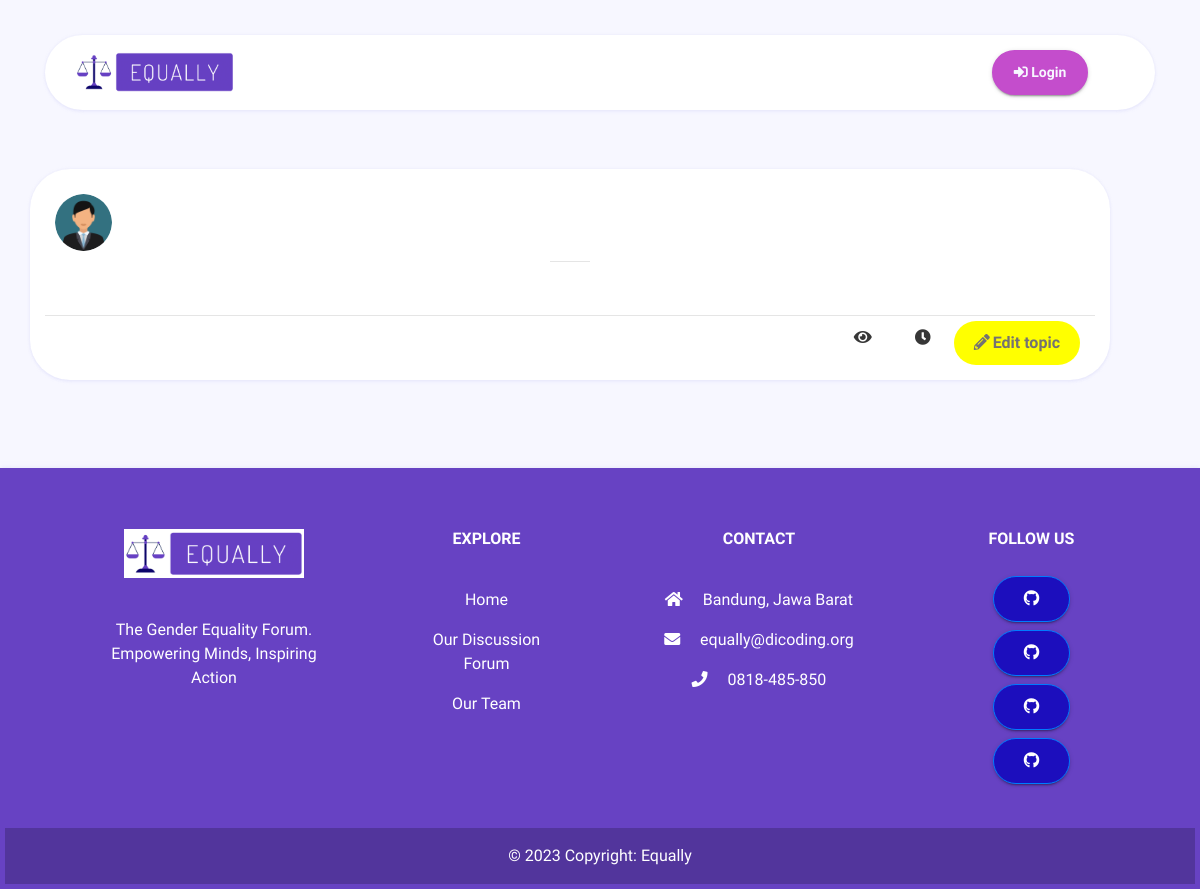
/topic/topic-9, run on an earlier commit of the app's database.
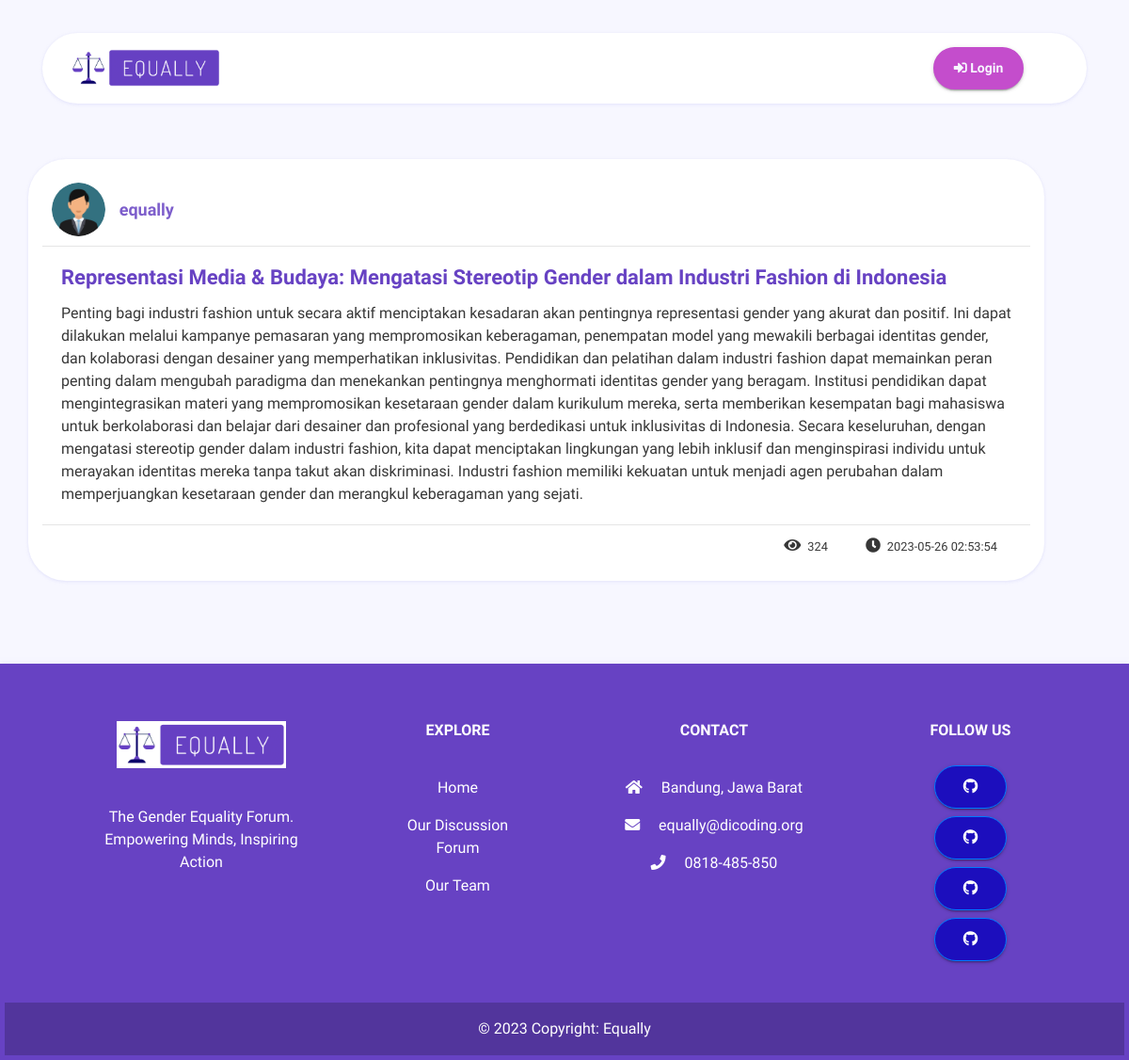
And on a later commit of the database.
### tables this page shows
CREATE TABLE `equally_topics` (
  `id` int(11) NOT NULL,
  `title` varchar(225) DEFAULT NULL,
  `description` text DEFAULT NULL,
  `url` varchar(225) NOT NULL,
  `user_id` int(11) DEFAULT NULL,
  `date_post` datetime DEFAULT current_timestamp(),
  `count` int(11) NOT NULL,
  `active` varchar(5) NOT NULL DEFAULT 'YES'
);

### application/views/template.php (called while the page is built, shortened)
<?php $this->load->view('template/header'); ?>
<?php $this->load->view($main_content); ?>
<?php $this->load->view('template/footer'); ?>

### application/controllers/Pages.php (called while the page is built, shortened)
<?php
class Pages extends CI_Controller {
	public function __construct(){
		$this->load->model('model_forum');
		$this->load->model('model_user');
    }
	public function single_topic($url){
		$id = $this->model_forum->topics_id($url);
		$this->post_id = $id;
		$this->model_forum->add_views_topic($this->post_id);
		$data['single'] = $this->user_topics($id);
		$uid = $this->session->userdata('uid');
		if($uid == $data['single']['user_id']){
			$data['edit'] = 1;
		}else{
			$data['edit'] = 0;
		}
		$data['main_content'] ='pages/topics_user';
		$this->load->view('template', $data);
	}
	public function user_topics($id){
		$this->load->model('model_user');
		$data = array();
		$output = $this->model_forum->user_topics($id);
		if(!empty($output)){
				$data['id'] = $output->id;
				$data['title'] = $output->title;
				$data['description'] = $output->description;
				$data['url'] = $output->url;
				$data['user_id'] = $output->user_id;
				$data['date_post'] = $output->date_post;
				$data['count'] = $output->count;
				$single = $this->model_user->single_user($output->user_id);
				$data['name'] = $single->name;
				$data['user_url'] = $single->url;
				return $data;
		}
	}
}

### index.php (called while the page is built, shortened)
<?php
require_once BASEPATH.'core/CodeIgniter.php';

### application/models/model_forum.php (called while the page is built, shortened)
<?php
class Model_forum extends CI_Model{
	public function add_views_topic($pid){
		$this->db->where('id', $pid);
		$this->db->set('count', 'count+1', FALSE);
		$this->db->update('topics');
	}
	public function user_topics($id){
		$this->db->where('id', $id);
		$output = $this->db->get('topics');
		if($r = $output->result()){
			foreach($r as $rr){
				return $rr;
			}
		}
	}
	public function topics_id($url){
		$output = $this->db->get_where('topics', array('url'=>$url));
		if($r = $output->result()){
			foreach($r as $rr){
				return $rr->id;
			}
		}
	}
}
?>

### application/models/model_user.php (called while the page is built, shortened)
<?php
class Model_user extends CI_Model{
	public function single_user($id){
		$this->db->where('id', $id);
		$output = $this->db->get('users');
		if($outp = $output->result()){
			foreach($outp as $op){
				return $op;
			}
		}
	}
}
?>

### application/views/pages/topics_user.php (the view, shortened to what this page needs)
<div class="body-content">
	<div class="container">
		<div class="row">
			<div>
				<div class="post-user bd-highlight row no-margin align-items-center">
					<div class="detail-user d-flex align-items-center">
						<div class="user-image">
							<img src="<?php echo base_url() ?>assets/images/dummy.png" alt="">
						</div>
						<div class="user-name w-100 ">
							<b>
								<?php echo $single['name'] ?>
							</b>
						</div>
					</div>
					<div class="post-detail post-detail-big-sing">
						<h2>
							<?php echo $single['title']; ?>
						</h2>
						<?php echo $single['description'] ?>
					</div>
					<div class="post-info-detail">
						<ul>
							<li>
								<i class="fas fa-eye"></i>
								<small><?php echo $single['count'] ?></small>
							</li>
							<li>
								<i class="fas fa-clock"></i>
								<small><?php echo $single['date_post'] ?> </small>
							</li>
							<?php if(!empty($edit)): ?>
							<li style="border-radius:40px;background-color:	yellow; margin-top:5px">
								<a href="<?php echo base_url() ?>topic/edit/<?php echo $single['id'] ?>">
									<i class="fas fa-pencil-alt"></i><b>Edit topic</b>
								</a>
							</li>
							<?php endif; ?>
						</ul>
					</div>
				</div>
				<br>
				<div>
					<div id="disqus_thread" style="padding:20px"></div>
				</div>
			</div>
		</div>
	</div>
</div>

### application/views/template/header.php (shortened to what this page needs)
<!doctype html>
<html lang="en" translate="yes">
<head>
	<link rel="stylesheet" href="https://cdn.jsdelivr.net/npm/bootstrap@4.4.1/dist/css/bootstrap.min.css">
	<link rel="stylesheet" href="https://use.fontawesome.com/releases/v5.0.7/css/all.css">
	<link rel="stylesheet" href="<?php echo base_url() ?>assets/css/style.css" />
</head>	<?php if (!empty($txt)) {
		echo $txt;
	} ?>
<body>
	<header id="navbar-head">
		<div class="container">
			<div class="row">
				<div class="col-lg-3 col-md-3 d-navmenu">
					<a href="<?php echo base_url() ?>">
						<img src="<?php echo base_url() ?>assets/images/logo.png?<?php echo date("Ymd"); ?>" style="max-width:160px" alt="Equality Forum">
					</a>
				</div>
				<div class="col-lg-5 col-md-3  sarch-box d-md-flex justify-content-center">
				</div>
				<div id="login" class="col-lg-4 col-md-5 d-none d-md-block center login-btns">
					<?php if (empty($this->single)) { ?>
						<button onclick="show_login()" type="button" class="btn btn-sm btn-info" id="btnLoginUser"><i class="fas fa-sign-in-alt"></i> Login</button>
				<?php	} ?>
				</div>
			</div>
		</div>
	</header>

### application/views/template/footer.php (shortened to what this page needs)
    <footer class="text-center text-lg-start text-white" style="background-color: #6742c3">
      <div class="container p-4 pb-0">
          <section class="">
            <div class="row">
                <div class="col-md-3 col-lg-3 col-xl-3 mx-auto mt-3">
                  <h6 class="text-uppercase mb-4 font-weight-bold">
                      <img src="<?php echo base_url() ?>assets/images/logo.png?<?php echo date("Ymd"); ?>" style="width:180px" alt="Equality Forum">
                  </h6>
                  <p>
                      The Gender Equality Forum. Empowering Minds, Inspiring Action
                  </p>
                </div>
                <div class="col-md-2 col-lg-2 col-xl-2 mx-auto mt-3">
                  <h6 class="text-uppercase mb-4 font-weight-bold">Explore</h6>
                  <p>
                      <a class="text-white" href="#">Home</a>
                  </p>
                  <p>
                      <a class="text-white" href="#mainForum">Our Discussion Forum</a>
                  </p>
                  <p>
                      <a class="text-white" href="#equally-team">Our Team</a>
                  </p>
                </div>
                <div class="col-md-4 col-lg-3 col-xl-3 mx-auto mt-3">
                  <h6 class="text-uppercase mb-4 font-weight-bold">Contact</h6>
                  <p><i class="fas fa-home mr-3"></i> Bandung, Jawa Barat</p>
                  <p><i class="fas fa-envelope mr-3"></i> equally@dicoding.org</p>
                  <p><i class="fas fa-phone mr-3"></i> 0818-485-850</p>
                </div>
                <div class="col-md-3 col-lg-2 col-xl-2 mx-auto mt-3">
                  <h6 class="text-uppercase mb-4 font-weight-bold">Follow us</h6>
                  <a class="btn btn-primary btn-floating m-1" style="background-color: #1c0ebd" href="https://github.com/mrzkypryg" role="button"><i class="fab fa-github"></i></a>
                  <a class="btn btn-primary btn-floating m-1" style="background-color: #1c0ebd" href="https://github.com/sittisafiatun" role="button"><i class="fab fa-github"></i></a>
                  <a class="btn btn-primary btn-floating m-1" style="background-color: #1c0ebd" href="https://github.com/vegaputraa" role="button"><i class="fab fa-github"></i></a>
                  <a class="btn btn-primary btn-floating m-1" style="background-color: #1c0ebd" href="https://github.com/Kgustipartsani" role="button"><i class="fab fa-github"></i></a>
                </div>
            </div>
          </section>
      </div>
      <div class="text-center p-3" style="background-color: rgba(0, 0, 0, 0.2)">
          ©  Copyright:
          <a class="text-white" href="#">Equally</a>
      </div>
    </footer>
  </body>
</html>

### assets/css/style.css (style rules this page uses)
* { margin: 0px; padding: 0px; list-style: none; scroll-behavior: smooth; font-family: 'Dosis', sans-serif; }
img { max-width: 100%; }
a { text-decoration: none; outline: none; font-weight: 400; color: #747272; }
ul { margin-bottom: 0; padding-left: 0; }
.center { text-align: center; }
html, body { height: 100%; }
p { margin-bottom: 0px; width: 100%; }
.no-margin { margin: 0px; }
::placeholder { color: #747f8a !important; font-size: 13px; opacity: .5 !important; }
body { background-color: #f7f7ff !important; color: #373737; width: 100%; overflow-x: hidden; }
#btnLoginUser { margin-right: -13rem; }
.btn-info { font-weight: 900; background-color: #c44dcc; border: 2px solid #c44dcc; color: #f7f7ff; transition: .3s; }
.btn { box-shadow: 0 3px 1px -2px rgba(0, 0, 0, 0.2), 0 2px 2px 0 rgba(0, 0, 0, 0.14), 0 1px 5px 0 rgba(0, 0, 0, 0.12); border-radius: 2px; border-radius: 30px; padding: 10px 30px; }
header { margin: 35px; margin-right: 45px; margin-left: 45px; border-radius: 45px; padding: 15px; background-color: #FFF; box-shadow: 0 2px 3px 0 rgba(218, 218, 253, 0.35), 0 0px 3px 0 rgba(206, 206, 238, 0.35); }
@media screen and (max-width: 1200px) { #btnLoginUser { margin-right: -10rem; } }
header .login-btns .btn { padding: 10px; padding-left: 20px; padding-right: 20px; margin-right: 10px; border-radius: 40px; }
.body-content { padding: 22px 0px; }
@media screen and (max-width: 1200px) { .body-content { padding: 24px; } }
footer { background-color: #FFF; box-shadow: 0 2px 6px 0 rgba(218, 218, 253, 0.65), 0 2px 6px 0 rgba(206, 206, 238, 0.54); padding: 5px; }
footer img { width: 81px; }
footer p { padding-top: 16px; }
.post-user { background-color: #FFF; border-radius: 40px; padding: 15px; width: 90vw; justify-content: center; box-shadow: 0 2px 3px 0 rgba(218, 218, 253, 0.35), 0 0px 3px 0 rgba(206, 206, 238, 0.35); }
.post-user .detail-user { width: 100%; padding: 10px; }
.post-user .detail-user .user-image img { border-radius: 50px; width: 60px; }
.post-user .detail-user .user-name { padding-left: 15px; }
.post-user .detail-user .user-name b { color: #6742c3; font-size: 18px; font-weight: 800; opacity: 85%; }
.post-user .post-detail { border-top: 1px solid #E5E5E5; padding: 20px; }
.post-user .post-detail h2 { font-size: 22px; font-weight: 600; color: #6742c3; margin-bottom: 13px; }
.post-user .post-info-detail { width: 100%; border-top: 1px solid #E5E5E5; }
.post-user .post-info-detail ul { float: right; margin-right: 15px; }
.post-user .post-info-detail ul li { float: left; padding: 10px 20px; }
.post-user .post-info-detail ul li i { margin-right: 3px; }
@media screen and (min-width: 768px) { section { padding: 1em 7.5em; } }
@media screen and (min-width: 992px) { section { padding: 1em; } }

What changed in the data, as far as the page shows it:
added equally_topics: title "Representasi Media & Budaya: Mengatasi Stereotip Gender dalam Industri Fashion di Indonesia", description "Penting bagi industri fashion untuk secara aktif menciptakan kesadaran akan pentingnya representasi gender yang akurat dan positif. Ini dapat dilakukan melalui kampanye pemasaran yang mempromosikan keberagaman, penempatan model yang mewakili berbagai identitas gender, dan kolaborasi dengan desainer yang memperhatikan inklusivitas. Pendidikan dan pelatihan dalam industri fashion dapat memainkan peran penting dalam mengubah paradigma dan menekankan pentingnya menghormati identitas gender yang beragam. Institusi pendidikan dapat mengintegrasikan materi yang mempromosikan kesetaraan gender dalam kurikulum mereka, serta memberikan kesempatan bagi mahasiswa untuk berkolaborasi dan belajar dari…", count "324", date_post "2023-05-26 02:53:54"
Also different on the page:
$single['name']: (not shown) → "equally"
text no longer shown: "Edit topic"
